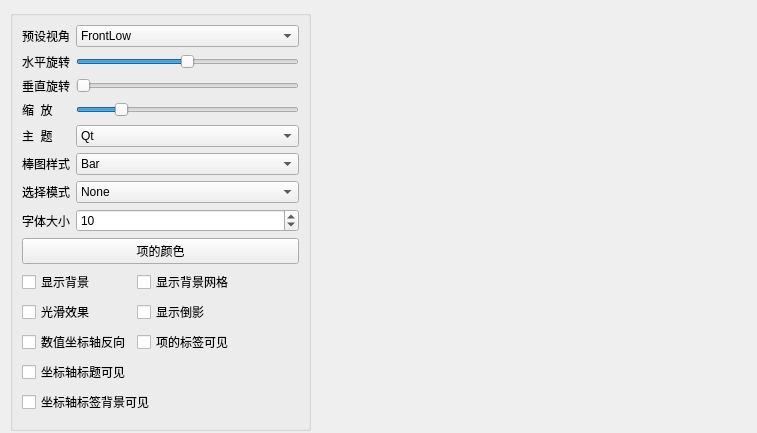
<?xml version="1.0" encoding="UTF-8"?>
<ui version="4.0">
 <class>MainWindow</class>
 <widget class="QMainWindow" name="MainWindow">
  <property name="geometry">
   <rect>
    <x>0</x>
    <y>0</y>
    <width>757</width>
    <height>433</height>
   </rect>
  </property>
  <property name="windowTitle">
   <string>MainWindow</string>
  </property>
  <widget class="QWidget" name="centralwidget">
   <widget class="QGroupBox" name="groupBox">
    <property name="geometry">
     <rect>
      <x>10</x>
      <y>10</y>
      <width>301</width>
      <height>421</height>
     </rect>
    </property>
    <property name="title">
     <string/>
    </property>
    <layout class="QVBoxLayout" name="verticalLayout">
     <item>
      <layout class="QGridLayout" name="gridLayout">
       <item row="0" column="0">
        <widget class="QLabel" name="label_5">
         <property name="text">
          <string>预设视角</string>
         </property>
         <property name="buddy">
          <cstring>comboCamera</cstring>
         </property>
        </widget>
       </item>
       <item row="0" column="1">
        <widget class="QComboBox" name="comboCamera">
         <item>
          <property name="text">
           <string>FrontLow</string>
          </property>
         </item>
         <item>
          <property name="text">
           <string>Front</string>
          </property>
         </item>
         <item>
          <property name="text">
           <string>FrontHigh</string>
          </property>
         </item>
         <item>
          <property name="text">
           <string>LeftLow</string>
          </property>
         </item>
         <item>
          <property name="text">
           <string>Left</string>
          </property>
         </item>
         <item>
          <property name="text">
           <string>LeftHigh</string>
          </property>
         </item>
         <item>
          <property name="text">
           <string>RightLow</string>
          </property>
         </item>
         <item>
          <property name="text">
           <string>Right</string>
          </property>
         </item>
         <item>
          <property name="text">
           <string>RightHigh</string>
          </property>
         </item>
         <item>
          <property name="text">
           <string>BehindLow</string>
          </property>
         </item>
         <item>
          <property name="text">
           <string>Behind</string>
          </property>
         </item>
         <item>
          <property name="text">
           <string>BehindHigh</string>
          </property>
         </item>
         <item>
          <property name="text">
           <string>IsometricLeft</string>
          </property>
         </item>
         <item>
          <property name="text">
           <string>IsometricLeftHigh</string>
          </property>
         </item>
         <item>
          <property name="text">
           <string>IsometricRight</string>
          </property>
         </item>
         <item>
          <property name="text">
           <string>IsometricRightHigh</string>
          </property>
         </item>
         <item>
          <property name="text">
           <string>DirectlyAbove</string>
          </property>
         </item>
         <item>
          <property name="text">
           <string>DirectlyAboveCW45</string>
          </property>
         </item>
         <item>
          <property name="text">
           <string>DirectlyAboveCCW45</string>
          </property>
         </item>
         <item>
          <property name="text">
           <string>FrontBelow</string>
          </property>
         </item>
         <item>
          <property name="text">
           <string>LeftBelow</string>
          </property>
         </item>
         <item>
          <property name="text">
           <string>RightBelow</string>
          </property>
         </item>
         <item>
          <property name="text">
           <string>BehindBelow</string>
          </property>
         </item>
         <item>
          <property name="text">
           <string>DirectlyBelow</string>
          </property>
         </item>
        </widget>
       </item>
       <item row="1" column="0">
        <widget class="QLabel" name="label_6">
         <property name="text">
          <string>水平旋转</string>
         </property>
         <property name="buddy">
          <cstring>sliderH</cstring>
         </property>
        </widget>
       </item>
       <item row="1" column="1">
        <widget class="QSlider" name="sliderH">
         <property name="minimum">
          <number>-180</number>
         </property>
         <property name="maximum">
          <number>180</number>
         </property>
         <property name="orientation">
          <enum>Qt::Horizontal</enum>
         </property>
        </widget>
       </item>
       <item row="2" column="0">
        <widget class="QLabel" name="label_7">
         <property name="text">
          <string>垂直旋转</string>
         </property>
         <property name="buddy">
          <cstring>sliderV</cstring>
         </property>
        </widget>
       </item>
       <item row="2" column="1">
        <widget class="QSlider" name="sliderV">
         <property name="minimum">
          <number>0</number>
         </property>
         <property name="maximum">
          <number>90</number>
         </property>
         <property name="orientation">
          <enum>Qt::Horizontal</enum>
         </property>
        </widget>
       </item>
       <item row="3" column="0">
        <widget class="QLabel" name="label_8">
         <property name="text">
          <string>缩  放</string>
         </property>
         <property name="buddy">
          <cstring>sliderZoom</cstring>
         </property>
        </widget>
       </item>
       <item row="3" column="1">
        <widget class="QSlider" name="sliderZoom">
         <property name="minimum">
          <number>10</number>
         </property>
         <property name="maximum">
          <number>500</number>
         </property>
         <property name="value">
          <number>100</number>
         </property>
         <property name="orientation">
          <enum>Qt::Horizontal</enum>
         </property>
        </widget>
       </item>
       <item row="4" column="0">
        <widget class="QLabel" name="label">
         <property name="text">
          <string>主  题</string>
         </property>
         <property name="buddy">
          <cstring>cBoxTheme</cstring>
         </property>
        </widget>
       </item>
       <item row="4" column="1">
        <widget class="QComboBox" name="cBoxTheme">
         <item>
          <property name="text">
           <string>Qt</string>
          </property>
         </item>
         <item>
          <property name="text">
           <string>Primary Colors</string>
          </property>
         </item>
         <item>
          <property name="text">
           <string>Digia</string>
          </property>
         </item>
         <item>
          <property name="text">
           <string>StoneMoss</string>
          </property>
         </item>
         <item>
          <property name="text">
           <string>ArmyBlue</string>
          </property>
         </item>
         <item>
          <property name="text">
           <string>Retro</string>
          </property>
         </item>
         <item>
          <property name="text">
           <string>Ebony</string>
          </property>
         </item>
         <item>
          <property name="text">
           <string>Isabelle</string>
          </property>
         </item>
        </widget>
       </item>
       <item row="5" column="0">
        <widget class="QLabel" name="label_2">
         <property name="text">
          <string>棒图样式</string>
         </property>
         <property name="buddy">
          <cstring>cBoxBarStyle</cstring>
         </property>
        </widget>
       </item>
       <item row="5" column="1">
        <widget class="QComboBox" name="cBoxBarStyle">
         <item>
          <property name="text">
           <string>Bar</string>
          </property>
         </item>
         <item>
          <property name="text">
           <string>Cube</string>
          </property>
         </item>
         <item>
          <property name="text">
           <string>Pyramid</string>
          </property>
         </item>
         <item>
          <property name="text">
           <string>Cone</string>
          </property>
         </item>
         <item>
          <property name="text">
           <string>Cylinder</string>
          </property>
         </item>
         <item>
          <property name="text">
           <string>BevelBar</string>
          </property>
         </item>
         <item>
          <property name="text">
           <string>BevelCube</string>
          </property>
         </item>
         <item>
          <property name="text">
           <string>Sphere</string>
          </property>
         </item>
         <item>
          <property name="text">
           <string>Minimal</string>
          </property>
         </item>
         <item>
          <property name="text">
           <string>Arrow</string>
          </property>
         </item>
         <item>
          <property name="text">
           <string>Point</string>
          </property>
         </item>
        </widget>
       </item>
       <item row="6" column="0">
        <widget class="QLabel" name="label_3">
         <property name="text">
          <string>选择模式</string>
         </property>
         <property name="buddy">
          <cstring>cBoxSelectionMode</cstring>
         </property>
        </widget>
       </item>
       <item row="6" column="1">
        <widget class="QComboBox" name="cBoxSelectionMode">
         <item>
          <property name="text">
           <string>None</string>
          </property>
         </item>
         <item>
          <property name="text">
           <string>Item</string>
          </property>
         </item>
         <item>
          <property name="text">
           <string>Row</string>
          </property>
         </item>
         <item>
          <property name="text">
           <string>Item And Row</string>
          </property>
         </item>
         <item>
          <property name="text">
           <string>Column</string>
          </property>
         </item>
         <item>
          <property name="text">
           <string>Item And Column</string>
          </property>
         </item>
         <item>
          <property name="text">
           <string>Row And Column</string>
          </property>
         </item>
         <item>
          <property name="text">
           <string>Item Row And Column</string>
          </property>
         </item>
         <item>
          <property name="text">
           <string>Slice</string>
          </property>
         </item>
        </widget>
       </item>
       <item row="7" column="0">
        <widget class="QLabel" name="label_4">
         <property name="text">
          <string>字体大小</string>
         </property>
         <property name="buddy">
          <cstring>spinFontSize</cstring>
         </property>
        </widget>
       </item>
       <item row="7" column="1">
        <widget class="QSpinBox" name="spinFontSize">
         <property name="minimum">
          <number>5</number>
         </property>
         <property name="value">
          <number>10</number>
         </property>
        </widget>
       </item>
      </layout>
     </item>
     <item>
      <widget class="QPushButton" name="btnBarColor">
       <property name="text">
        <string>项的颜色</string>
       </property>
      </widget>
     </item>
     <item>
      <layout class="QGridLayout" name="gridLayout_2">
       <item row="0" column="0">
        <widget class="QCheckBox" name="chkBoxBackground">
         <property name="text">
          <string>显示背景</string>
         </property>
        </widget>
       </item>
       <item row="0" column="1" colspan="2">
        <widget class="QCheckBox" name="chkBoxGrid">
         <property name="text">
          <string>显示背景网格</string>
         </property>
        </widget>
       </item>
       <item row="1" column="0">
        <widget class="QCheckBox" name="chkBoxSmooth">
         <property name="text">
          <string>光滑效果</string>
         </property>
        </widget>
       </item>
       <item row="1" column="1" colspan="2">
        <widget class="QCheckBox" name="chkBoxReflection">
         <property name="text">
          <string>显示倒影</string>
         </property>
        </widget>
       </item>
       <item row="2" column="0">
        <widget class="QCheckBox" name="chkBoxReverse">
         <property name="text">
          <string>数值坐标轴反向</string>
         </property>
        </widget>
       </item>
       <item row="2" column="1" colspan="2">
        <widget class="QCheckBox" name="chkBoxItemLabel">
         <property name="text">
          <string>项的标签可见</string>
         </property>
        </widget>
       </item>
       <item row="3" column="0">
        <widget class="QCheckBox" name="chkBoxAxisTitle">
         <property name="text">
          <string>坐标轴标题可见</string>
         </property>
        </widget>
       </item>
       <item row="3" column="2">
        <spacer name="horizontalSpacer">
         <property name="orientation">
          <enum>Qt::Horizontal</enum>
         </property>
         <property name="sizeHint" stdset="0">
          <size>
           <width>40</width>
           <height>20</height>
          </size>
         </property>
        </spacer>
       </item>
       <item row="4" column="0" colspan="2">
        <widget class="QCheckBox" name="chkBoxAxisBackground">
         <property name="text">
          <string>坐标轴标签背景可见</string>
         </property>
        </widget>
       </item>
       <item row="4" column="2">
        <spacer name="horizontalSpacer_2">
         <property name="orientation">
          <enum>Qt::Horizontal</enum>
         </property>
         <property name="sizeHint" stdset="0">
          <size>
           <width>40</width>
           <height>20</height>
          </size>
         </property>
        </spacer>
       </item>
      </layout>
     </item>
     <item>
      <spacer name="verticalSpacer">
       <property name="orientation">
        <enum>Qt::Vertical</enum>
       </property>
       <property name="sizeHint" stdset="0">
        <size>
         <width>20</width>
         <height>40</height>
        </size>
       </property>
      </spacer>
     </item>
    </layout>
   </widget>
  </widget>
 </widget>
 <resources/>
 <connections/>
</ui>
